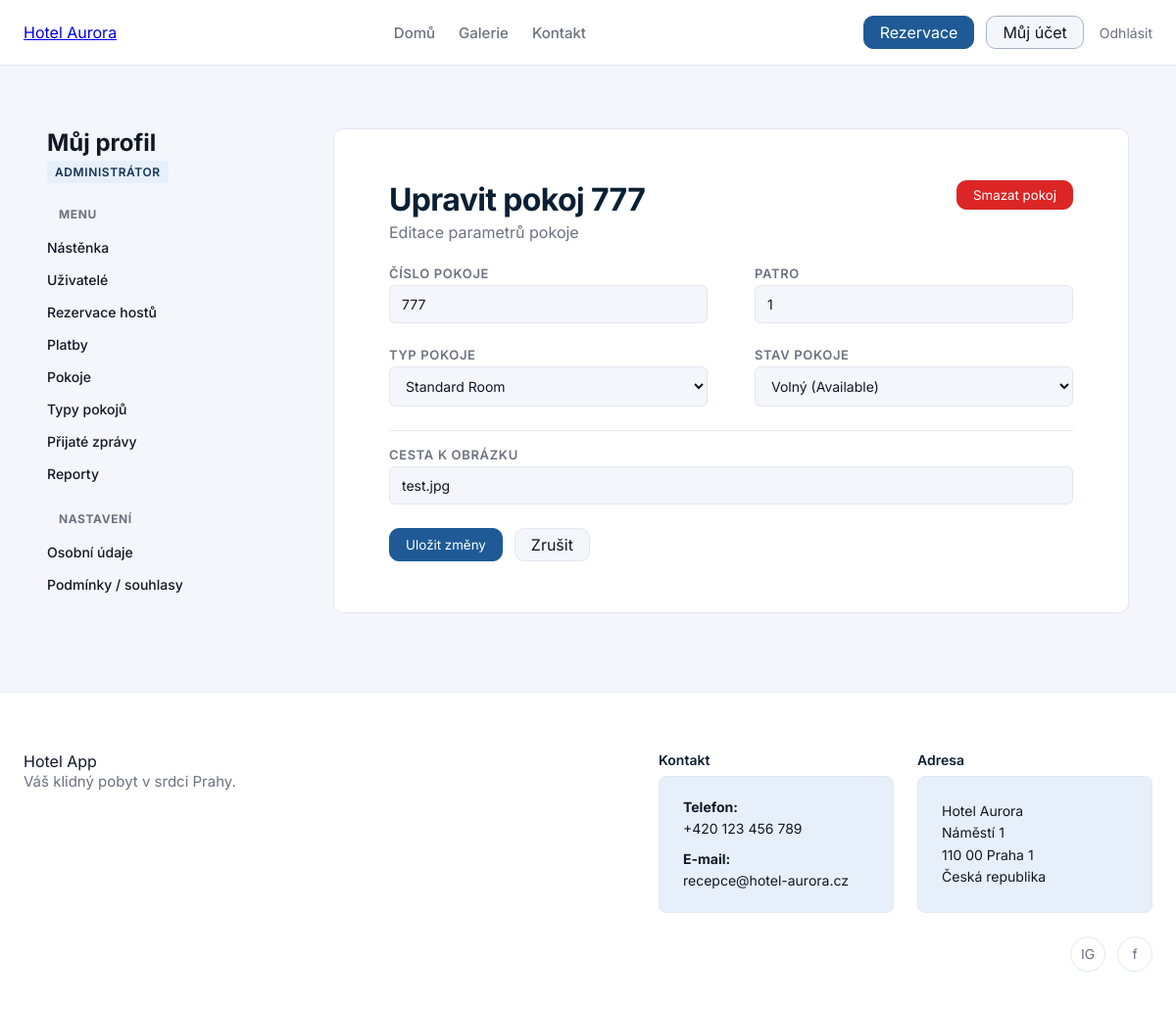
/rooms/10/edit (signed in), run on the app's committed database.
### tables this page shows
CREATE TABLE rooms
(
    id             integer not null
        constraint rooms_pk
            primary key autoincrement,
    number         INTEGER not null,
    room_type_id   integer not null
        constraint rooms_room_types_id_fk
            references room_types,
    room_status_id integer not null
        constraint rooms_room_statuses_id_fk
            references room_statuses,
    image_path     TEXT    not null,
    floor          integer not null,
    constraint rooms_pk_2
        unique (number, floor)
);

CREATE TABLE room_types
(
    id          integer not null
        constraint room_types_pk_2
            primary key autoincrement,
    name        TEXT    not null
        constraint room_types_pk
            unique,
    capacity    integer not null,
    base_price  REAL    not null,
    description TEXT
, image TEXT);

CREATE TABLE room_statuses
(
    id          integer not null
        constraint room_statuses_pk
            primary key autoincrement,
    description TEXT    not null
);

### pages/RoomPage.py (the view)
@router.get("/{room_id}/edit", name="room_edit")
async def room_edit(
    room_id: int,
    request: Request,
    room_svc: RoomService = Depends(room_service),
    room_type_svc: RoomTypeService = Depends(room_type_service),
    room_status_svc: RoomStatusService = Depends(room_status_service),
    current_user = Depends(get_current_user),
):
    if isinstance(current_user, RedirectResponse):
        return current_user
    flags = _profile_role_flags(current_user)
    role_id = current_user["role_id"]
    if role_id not in (ROLE_ADMIN, ROLE_RECEPTIONIST):
        raise HTTPException(status_code=403, detail="Nemáte oprávnění upravovat pokoje")
    room = room_svc.get_room(room_id)
    if not room:
        raise HTTPException(status_code=404, detail="Pokoj neexistuje")
    room_types = room_type_svc.list_room_types()
    statuses = room_status_svc.list_statuses()
    tpl = request.app.state.templates
    return tpl.TemplateResponse(
        "rooms/room_edit.html",
        {
            "request": request,
            "title": f"Upravit pokoj {room['number']}",
            "room": room,
            "room_types": room_types,
            "statuses": statuses,
            "current_user": current_user,
            **flags,
        },
    )

### templates/rooms/room_edit.html (shortened to what this page needs)
{% extends "profile/profile_base.html" %}
{% block profile_content %}
  <div class="dashboard-header" style="display: flex; justify-content: space-between; align-items: flex-start; margin-bottom: 24px;">
    <div>
        <h1 style="margin: 0 0 4px 0;">Upravit pokoj {{ room.number }}</h1>
        <p style="color: var(--color-text-muted); margin: 0;">Editace parametrů pokoje</p>
    </div>
    {% if is_admin %}
      <form method="post"
            action="{{ url_for('room_delete', room_id=room.id) }}"
            onsubmit="return confirm('Opravdu smazat tento pokoj? Tato akce je nevratná.');"
            style="margin:0">
        <button type="submit" class="btn btn-destructive">Smazat pokoj</button>
      </form>
    {% endif %}
  </div>
  <div class="form-card">
    <form method="post" action="{{ url_for('room_update', room_id=room.id) }}">
      <div class="detail-grid">
        <div class="detail-item">
          <label class="detail-label">Číslo pokoje</label>
          <input type="number" name="number" value="{{ room.number }}" required class="form-input">
        </div>
        <div class="detail-item">
          <label class="detail-label">Patro</label>
          <input type="number" name="floor" value="{{ room.floor }}" required class="form-input">
        </div>
        <div class="detail-item">
          <label class="detail-label">Typ pokoje</label>
          <select name="room_type_id" required class="form-input">
            {% for rt in room_types %}
              <option value="{{ rt.id }}" {% if rt.id == room.room_type_id %}selected{% endif %}>
                {{ rt.name }}
              </option>
            {% endfor %}
          </select>
        </div>
        <div class="detail-item">
          <label class="detail-label">Stav pokoje</label>
          {% set status_translations = {
              1: 'Volný (Available)',
              2: 'Neuklizený (Dirty)',
              3: 'Mimo provoz (Out of Service)'
          } %}
          <select name="room_status_id" required class="form-input">
            {% for st in statuses %}
              <option value="{{ st.id }}" {% if st.id == room.room_status_id %}selected{% endif %}>
                {{ status_translations.get(st.id, st.description) }}
              </option>
            {% endfor %}
          </select>
        </div>
        <div class="detail-item full-width">
          <label class="detail-label">Cesta k obrázku</label>
          <input type="text" name="image_path" value="{{ room.image_path }}" class="form-input">
        </div>
      </div>
      <div style="margin-top: 24px; display: flex; gap: 12px;">
        <button type="submit" class="btn btn-primary">Uložit změny</button>
        <a href="{{ url_for('room_detail', room_id=room.id) }}" class="btn btn-tertiary">Zrušit</a>
      </div>
    </form>
  </div>
{% endblock %}

### static/styles.css (style rules this page uses)
html { height: 100%; }
* { box-sizing: border-box; font-family: "Inter", sans-serif; }
:root { --color-primary-900: #0B1F33; --color-primary-700: #123457; --color-primary-500: #1F5A96; --color-primary-100: #E7F0FA; --color-primary-white: #FFFFFF; --color-accent-500: #D4A857; --color-accent-100: #FFF5E6; --color-bg-main: #F4F6FB; --color-bg-card: #FFFFFF; --color-border-subtle: #E2E8F0; --color-text-main: #111827; --color-text-muted: #6B7280; --color-text-on-dark: #F9FAFB; --color-bg-secondary: #A8B3C6; --color-success: #16A34A; --color-warning: #F59E0B; --color-error: #DC2626; --color-info: #0EA5E9; }
body { margin: 0; background: var(--color-bg-main); color: var(--color-text-main); min-height: 100vh; display: flex; flex-direction: column; }
h1 { font-size: 32px; font-weight: 700; margin-bottom: 24px; color: var(--color-primary-900); letter-spacing: -0.02em; }
.btn { padding: 6px 16px; border-radius: 10px; text-decoration: none; border: 1px solid transparent; white-space: nowrap; cursor: pointer; }
.btn-primary { background-color: var(--color-primary-500); color: var(--color-primary-white); border-color: var(--color-primary-500); }
.btn-destructive { background-color: var(--color-error); color: var(--color-primary-white); border-color: var(--color-error); }
html { scroll-behavior: smooth; }
.profile-content-card h1, .profile-content-card h2 { margin-top: 0; color: var(--color-primary-900); }
.detail-grid { display: grid; grid-template-columns: repeat(2, 1fr); gap: 24px 48px; }
.detail-item { display: flex; flex-direction: column; gap: 4px; }
.detail-item.full-width { grid-column: 1 / -1; border-top: 1px solid var(--color-border-subtle); padding-top: 16px; }
.detail-label { font-size: 13px; font-weight: 600; text-transform: uppercase; color: var(--color-text-muted); letter-spacing: 0.05em; }
.btn-tertiary { background-color: var(--color-bg-main); border-color: var(--color-border-subtle); color: var(--color-text-main); }
.form-card { background: var(--color-primary-white); }
.form-input { padding: 10px 12px; border: 1px solid var(--color-border-subtle); border-radius: 6px; font-size: 14px; background-color: var(--color-bg-main); color: var(--color-text-main); width: 100%; transition: all 0.2s; }

### data on the page
rooms: number "777", floor "1", room_type_id "Standard Room", room_status_id "Volný (Available)", image_path "test.jpg"
